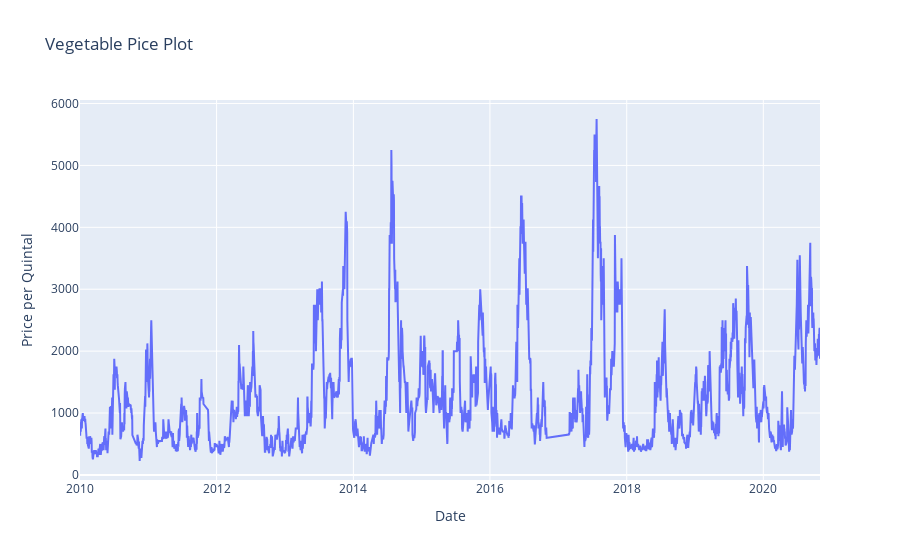

Notebook code cell kept with this figure:
### Code cell
# import plotly.plotly as py
import plotly.graph_objs as go
# Offline mode
from plotly.offline import init_notebook_mode, iplot
init_notebook_mode(connected=True)

data = go.Scatter(x=df_mod.index,
                         y=df_mod['MODAL'].values)
layout = go.Layout(title='Vegetable Pice Plot', xaxis=dict(title='Date'),
                   yaxis=dict(title='Price per Quintal'))
fig = go.Figure(data=[data], layout=layout)
# py.iplot(fig, sharing='public')
fig.show()

### Figure 1 — Plotly figure (JSON) as saved in the notebook; plotly's stock layout.template omitted (floating-point values rounded to 4 significant figures; data arrays with more than 128 entries replaced by an {"elided": "..."} marker saying what was removed)
{"data": [{"type": "scatter", "x": {"elided": "3956 str values"}, "y": {"elided": "3956 float values"}}], "layout": {"title": {"text": "Vegetable Pice Plot"}, "xaxis": {"title": {"text": "Date"}}, "yaxis": {"title": {"text": "Price per Quintal"}}}}
